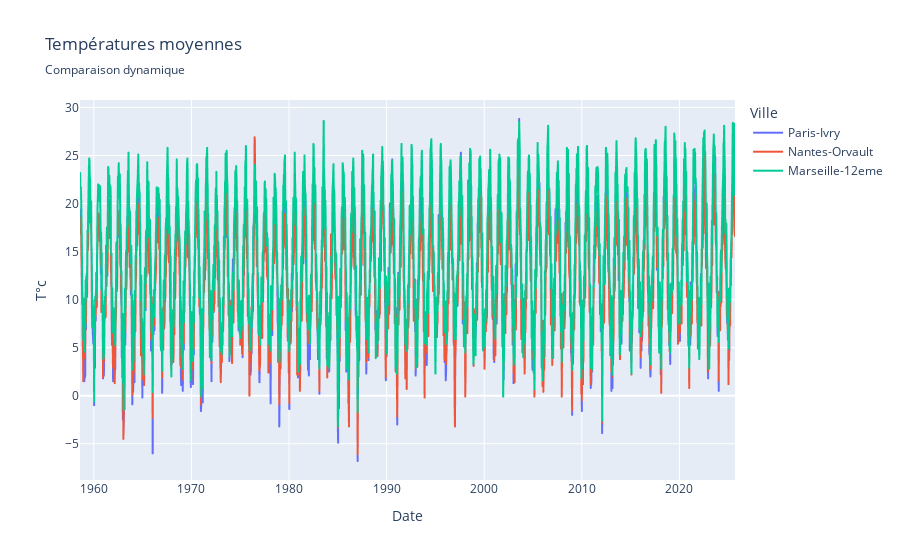

The code cell stored with this chart in its notebook:
### Code cell
dfp_comparaison_villes = pandas.concat([dfp_paris, dfp_nantes, dfp_marseille_12me])

fig = px.line(dfp_comparaison_villes, x="Date", y="T_DECAD",
              title="Températures moyennes", subtitle = "Comparaison dynamique",
              labels={"T_DECAD":"T°c"}, 
              hover_data=["Date", "T_DECAD"],
              color = 'Ville'
             )
fig.show()

### Figure 1 — Plotly figure (JSON) as saved in the notebook; plotly's stock layout.template omitted (floating-point values rounded to 4 significant figures; data arrays with more than 128 entries replaced by an {"elided": "..."} marker saying what was removed)
{"data": [{"hovertemplate": "Ville=Paris-Ivry<br>Date=%{x}<br>T°c=%{y}<extra></extra>", "legendgroup": "Paris-Ivry", "line": {"color": "#636efa", "dash": "solid"}, "marker": {"symbol": "circle"}, "mode": "lines", "name": "Paris-Ivry", "showlegend": true, "type": "scattergl", "x": {"elided": "2417 str values"}, "xaxis": "x", "y": {"elided": "2417 float values"}, "yaxis": "y"}, {"hovertemplate": "Ville=Nantes-Orvault<br>Date=%{x}<br>T°c=%{y}<extra></extra>", "legendgroup": "Nantes-Orvault", "line": {"color": "#EF553B", "dash": "solid"}, "marker": {"symbol": "circle"}, "mode": "lines", "name": "Nantes-Orvault", "showlegend": true, "type": "scattergl", "x": {"elided": "2417 str values"}, "xaxis": "x", "y": {"elided": "2417 float values"}, "yaxis": "y"}, {"hovertemplate": "Ville=Marseille-12eme<br>Date=%{x}<br>T°c=%{y}<extra></extra>", "legendgroup": "Marseille-12eme", "line": {"color": "#00cc96", "dash": "solid"}, "marker": {"symbol": "circle"}, "mode": "lines", "name": "Marseille-12eme", "showlegend": true, "type": "scattergl", "x": {"elided": "2417 str values"}, "xaxis": "x", "y": {"elided": "2417 float values"}, "yaxis": "y"}], "layout": {"legend": {"title": {"text": "Ville"}, "tracegroupgap": 0}, "title": {"subtitle": {"text": "Comparaison dynamique"}, "text": "Températures moyennes"}, "xaxis": {"anchor": "y", "domain": [0, 1], "title": {"text": "Date"}}, "yaxis": {"anchor": "x", "domain": [0, 1], "title": {"text": "T°c"}}}}
